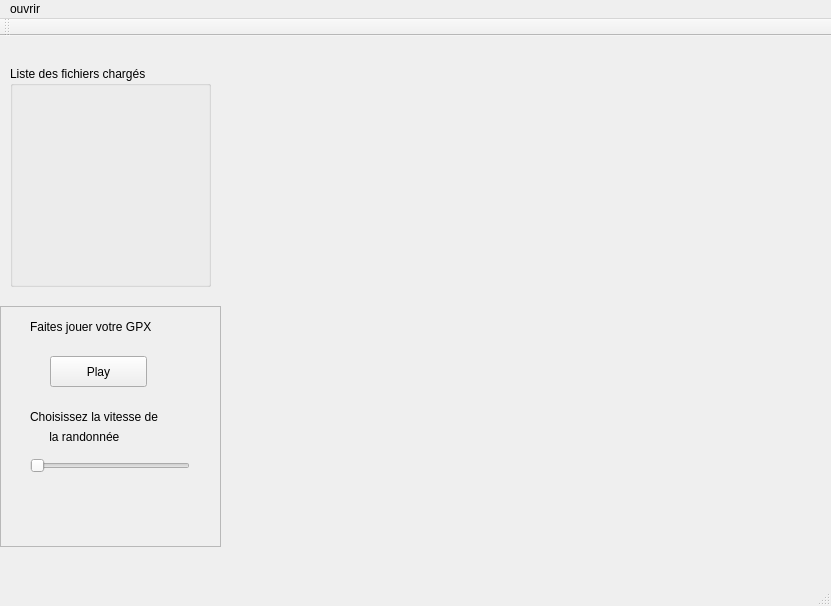
<?xml version="1.0" encoding="UTF-8"?>
<ui version="4.0">
 <class>MainWindow</class>
 <widget class="QMainWindow" name="MainWindow">
  <property name="geometry">
   <rect>
    <x>0</x>
    <y>0</y>
    <width>831</width>
    <height>606</height>
   </rect>
  </property>
  <property name="windowTitle">
   <string>MainWindow</string>
  </property>
  <widget class="QWidget" name="centralWidget">
   <widget class="QGroupBox" name="groupBox">
    <property name="geometry">
     <rect>
      <x>10</x>
      <y>30</y>
      <width>201</width>
      <height>221</height>
     </rect>
    </property>
    <property name="title">
     <string>Liste des fichiers chargés</string>
    </property>
   </widget>
   <widget class="SimpleViewer" name="widgetZoneVisu" native="true">
    <property name="geometry">
     <rect>
      <x>230</x>
      <y>40</y>
      <width>581</width>
      <height>471</height>
     </rect>
    </property>
   </widget>
   <widget class="QFrame" name="frame">
    <property name="geometry">
     <rect>
      <x>0</x>
      <y>270</y>
      <width>221</width>
      <height>241</height>
     </rect>
    </property>
    <property name="frameShape">
     <enum>QFrame::StyledPanel</enum>
    </property>
    <property name="frameShadow">
     <enum>QFrame::Raised</enum>
    </property>
    <widget class="QLabel" name="label">
     <property name="geometry">
      <rect>
       <x>30</x>
       <y>10</y>
       <width>201</width>
       <height>21</height>
      </rect>
     </property>
     <property name="text">
      <string>Faites jouer votre GPX</string>
     </property>
    </widget>
    <widget class="QPushButton" name="play">
     <property name="geometry">
      <rect>
       <x>50</x>
       <y>50</y>
       <width>97</width>
       <height>31</height>
      </rect>
     </property>
     <property name="text">
      <string>Play</string>
     </property>
    </widget>
    <widget class="QLabel" name="label_2">
     <property name="geometry">
      <rect>
       <x>30</x>
       <y>100</y>
       <width>271</width>
       <height>21</height>
      </rect>
     </property>
     <property name="text">
      <string>Choisissez la vitesse de</string>
     </property>
    </widget>
    <widget class="QLabel" name="label_3">
     <property name="geometry">
      <rect>
       <x>46</x>
       <y>120</y>
       <width>111</width>
       <height>21</height>
      </rect>
     </property>
     <property name="text">
      <string> la randonnée</string>
     </property>
    </widget>
    <widget class="QSlider" name="horizontalSlider">
     <property name="geometry">
      <rect>
       <x>30</x>
       <y>150</y>
       <width>160</width>
       <height>19</height>
      </rect>
     </property>
     <property name="minimum">
      <number>1</number>
     </property>
     <property name="maximum">
      <number>5</number>
     </property>
     <property name="pageStep">
      <number>1</number>
     </property>
     <property name="orientation">
      <enum>Qt::Horizontal</enum>
     </property>
    </widget>
   </widget>
  </widget>
  <widget class="QMenuBar" name="menuBar">
   <property name="geometry">
    <rect>
     <x>0</x>
     <y>0</y>
     <width>831</width>
     <height>29</height>
    </rect>
   </property>
   <widget class="QMenu" name="menuOuvrir">
    <property name="title">
     <string>ouvrir</string>
    </property>
    <addaction name="Action_ouvrirMNT"/>
    <addaction name="actionOuvrir_GPX"/>
   </widget>
   <addaction name="menuOuvrir"/>
  </widget>
  <widget class="QToolBar" name="mainToolBar">
   <attribute name="toolBarArea">
    <enum>TopToolBarArea</enum>
   </attribute>
   <attribute name="toolBarBreak">
    <bool>false</bool>
   </attribute>
  </widget>
  <widget class="QStatusBar" name="statusBar"/>
  <action name="Action_ouvrirMNT">
   <property name="text">
    <string>Ouvrir mnt</string>
   </property>
  </action>
  <action name="actionOuvrir_GPX">
   <property name="text">
    <string>Ouvrir GPX</string>
   </property>
  </action>
 </widget>
 <layoutdefault spacing="6" margin="11"/>
 <customwidgets>
  <customwidget>
   <class>SimpleViewer</class>
   <extends>QWidget</extends>
   <header location="global">simpleviewer.h</header>
   <container>1</container>
  </customwidget>
 </customwidgets>
 <resources/>
 <connections/>
</ui>
